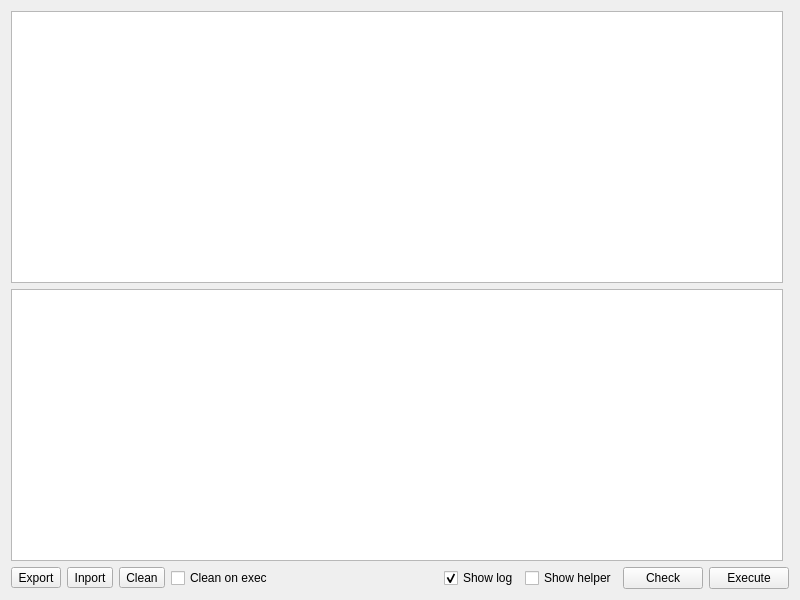
<?xml version="1.0" encoding="UTF-8"?>
<ui version="4.0">
 <class>TerminalWidget</class>
 <widget class="QWidget" name="TerminalWidget">
  <property name="geometry">
   <rect>
    <x>0</x>
    <y>0</y>
    <width>800</width>
    <height>600</height>
   </rect>
  </property>
  <property name="windowTitle">
   <string>Terminal</string>
  </property>
  <layout class="QGridLayout" name="gridLayout">
   <item row="0" column="0">
    <widget class="KLScripteditor" name="Log">
     <property name="readOnly">
      <bool>true</bool>
     </property>
     <property name="maximumBlockCount">
      <number>1000</number>
     </property>
    </widget>
   </item>
   <item row="0" column="1" rowspan="2">
    <widget class="HelperWidget" name="Helper" native="true">
     <property name="sizePolicy">
      <sizepolicy hsizetype="Fixed" vsizetype="Preferred">
       <horstretch>0</horstretch>
       <verstretch>0</verstretch>
      </sizepolicy>
     </property>
    </widget>
   </item>
   <item row="1" column="0">
    <widget class="KLScripteditor" name="Script"/>
   </item>
   <item row="2" column="0" colspan="2">
    <layout class="QHBoxLayout" name="toolsLayout">
     <item>
      <widget class="QToolButton" name="saveButton">
       <property name="text">
        <string>Export</string>
       </property>
       <property name="icon">
        <iconset theme="document-open">
         <normaloff/>
        </iconset>
       </property>
      </widget>
     </item>
     <item>
      <widget class="QToolButton" name="loadButton">
       <property name="text">
        <string>Inport</string>
       </property>
       <property name="icon">
        <iconset theme="document-save">
         <normaloff/>
        </iconset>
       </property>
      </widget>
     </item>
     <item>
      <widget class="QToolButton" name="cleanButton">
       <property name="text">
        <string>Clean</string>
       </property>
       <property name="icon">
        <iconset theme="edit-clear">
         <normaloff/>
        </iconset>
       </property>
      </widget>
     </item>
     <item>
      <widget class="QCheckBox" name="Clean">
       <property name="text">
        <string>Clean on exec</string>
       </property>
      </widget>
     </item>
     <item>
      <spacer name="horizontalSpacer">
       <property name="orientation">
        <enum>Qt::Horizontal</enum>
       </property>
       <property name="sizeHint" stdset="0">
        <size>
         <width>0</width>
         <height>0</height>
        </size>
       </property>
      </spacer>
     </item>
     <item>
      <widget class="QCheckBox" name="logCheck">
       <property name="text">
        <string>Show log</string>
       </property>
       <property name="checked">
        <bool>true</bool>
       </property>
      </widget>
     </item>
     <item>
      <widget class="QCheckBox" name="helperCheck">
       <property name="text">
        <string>Show helper</string>
       </property>
      </widget>
     </item>
     <item>
      <widget class="QPushButton" name="checkButton">
       <property name="text">
        <string>Check</string>
       </property>
       <property name="icon">
        <iconset theme="tools-check-spelling">
         <normaloff/>
        </iconset>
       </property>
      </widget>
     </item>
     <item>
      <widget class="QPushButton" name="sendButton">
       <property name="text">
        <string>Execute</string>
       </property>
       <property name="icon">
        <iconset theme="system-run">
         <normaloff/>
        </iconset>
       </property>
      </widget>
     </item>
    </layout>
   </item>
  </layout>
 </widget>
 <customwidgets>
  <customwidget>
   <class>KLScripteditor</class>
   <extends>QPlainTextEdit</extends>
   <header location="global">qt/klscripteditor.hpp</header>
  </customwidget>
  <customwidget>
   <class>HelperWidget</class>
   <extends>QWidget</extends>
   <header>helperwidget.hpp</header>
   <container>1</container>
   <slots>
    <signal>onCodePasteRequest(QString)</signal>
   </slots>
  </customwidget>
 </customwidgets>
 <tabstops>
  <tabstop>Log</tabstop>
  <tabstop>Script</tabstop>
  <tabstop>saveButton</tabstop>
  <tabstop>loadButton</tabstop>
  <tabstop>cleanButton</tabstop>
  <tabstop>Clean</tabstop>
  <tabstop>logCheck</tabstop>
  <tabstop>helperCheck</tabstop>
  <tabstop>checkButton</tabstop>
  <tabstop>sendButton</tabstop>
 </tabstops>
 <resources/>
 <connections>
  <connection>
   <sender>Helper</sender>
   <signal>onCodePasteRequest(QString)</signal>
   <receiver>Script</receiver>
   <slot>insertPlainText(QString)</slot>
   <hints>
    <hint type="sourcelabel">
     <x>781</x>
     <y>260</y>
    </hint>
    <hint type="destinationlabel">
     <x>258</x>
     <y>519</y>
    </hint>
   </hints>
  </connection>
  <connection>
   <sender>helperCheck</sender>
   <signal>clicked(bool)</signal>
   <receiver>Helper</receiver>
   <slot>setVisible(bool)</slot>
   <hints>
    <hint type="sourcelabel">
     <x>596</x>
     <y>586</y>
    </hint>
    <hint type="destinationlabel">
     <x>781</x>
     <y>370</y>
    </hint>
   </hints>
  </connection>
  <connection>
   <sender>sendButton</sender>
   <signal>clicked()</signal>
   <receiver>TerminalWidget</receiver>
   <slot>ExecuteButtonClicked()</slot>
   <hints>
    <hint type="sourcelabel">
     <x>790</x>
     <y>589</y>
    </hint>
    <hint type="destinationlabel">
     <x>758</x>
     <y>567</y>
    </hint>
   </hints>
  </connection>
  <connection>
   <sender>checkButton</sender>
   <signal>clicked()</signal>
   <receiver>TerminalWidget</receiver>
   <slot>CheckButtonClicked()</slot>
   <hints>
    <hint type="sourcelabel">
     <x>687</x>
     <y>589</y>
    </hint>
    <hint type="destinationlabel">
     <x>694</x>
     <y>599</y>
    </hint>
   </hints>
  </connection>
  <connection>
   <sender>cleanButton</sender>
   <signal>clicked()</signal>
   <receiver>Script</receiver>
   <slot>clear()</slot>
   <hints>
    <hint type="sourcelabel">
     <x>111</x>
     <y>589</y>
    </hint>
    <hint type="destinationlabel">
     <x>372</x>
     <y>344</y>
    </hint>
   </hints>
  </connection>
  <connection>
   <sender>saveButton</sender>
   <signal>clicked()</signal>
   <receiver>TerminalWidget</receiver>
   <slot>LoadButtonClicked()</slot>
   <hints>
    <hint type="sourcelabel">
     <x>36</x>
     <y>589</y>
    </hint>
    <hint type="destinationlabel">
     <x>33</x>
     <y>597</y>
    </hint>
   </hints>
  </connection>
  <connection>
   <sender>loadButton</sender>
   <signal>clicked()</signal>
   <receiver>TerminalWidget</receiver>
   <slot>SaveButtonClicked()</slot>
   <hints>
    <hint type="sourcelabel">
     <x>75</x>
     <y>589</y>
    </hint>
    <hint type="destinationlabel">
     <x>59</x>
     <y>569</y>
    </hint>
   </hints>
  </connection>
  <connection>
   <sender>cleanButton</sender>
   <signal>clicked()</signal>
   <receiver>Log</receiver>
   <slot>clear()</slot>
   <hints>
    <hint type="sourcelabel">
     <x>96</x>
     <y>573</y>
    </hint>
    <hint type="destinationlabel">
     <x>392</x>
     <y>142</y>
    </hint>
   </hints>
  </connection>
  <connection>
   <sender>logCheck</sender>
   <signal>clicked(bool)</signal>
   <receiver>Log</receiver>
   <slot>setVisible(bool)</slot>
   <hints>
    <hint type="sourcelabel">
     <x>431</x>
     <y>573</y>
    </hint>
    <hint type="destinationlabel">
     <x>392</x>
     <y>180</y>
    </hint>
   </hints>
  </connection>
 </connections>
 <slots>
  <slot>SaveButtonClicked()</slot>
  <slot>LoadButtonClicked()</slot>
  <slot>ExecuteButtonClicked()</slot>
  <slot>CheckButtonClicked()</slot>
 </slots>
</ui>
